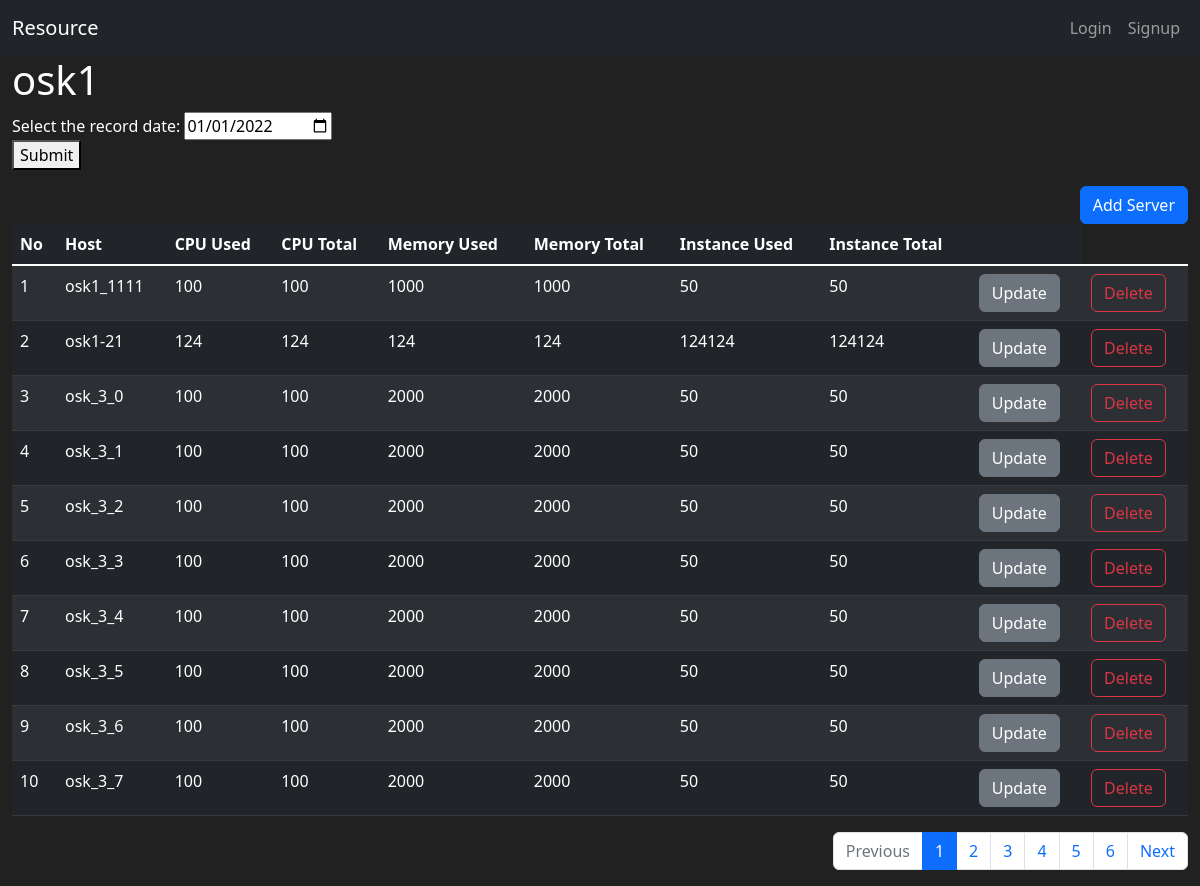
Screenshot of /region/2/ with the database file from the repository.
### resource/models.py (models this page shows, shortened)
class Region(db.Model):
    id = db.Column(db.Integer, primary_key=True)
    name = db.Column(db.String(100), nullable=False, unique=True)

class Server(db.Model):
    id = db.Column(db.Integer, primary_key=True)
    region_id = db.Column(db.Integer(), db.ForeignKey(
        'region.id'))
    region = db.relationship('Region', backref=db.backref(
        'servers', cascade='all, delete-orphan'))
    host = db.Column(db.String(100), nullable=False, unique=True)
    cpu = db.Column(db.Integer(), nullable=False)
    memory = db.Column(db.Integer(), nullable=False)
    instance = db.Column(db.Integer(), nullable=False)

### resource/views/region_views.py (the view)
@bp.route('/<int:region_id>/', methods=('GET', 'POST'))
def detail(region_id):
    regions = Region.query.all()
    region = Region.query.get_or_404(region_id)
    page = request.args.get('page', type=int, default=1)
    servers = Server.query.filter_by(region_id=region_id)
    servers = servers.paginate(page, per_page=10)
    return render_template('region/region_detail.html', regions=regions, region=region, servers=servers)

### resource/views/auth_views.py (called while the page is built)
@bp.before_app_request
def load_logged_in_user():
    user_id = session.get('user_id')
    if user_id is None:
        g.user = None
    else:
        g.user = User.query.get(user_id)

### resource/templates/region/region_detail.html (shortened to what this page needs)
{% extends "base.html" %}
{% block content %}
<div class="container-fluid">
    <h1>{{ region.name }}</h1>
    <form>
        <label for="date">Select the record date:
          <input type="date" id="date" name="date" value="2022-01-01">
        </label>
        <p>
          <button>Submit</button>
        </p>
      </form>
    <div class="d-grid gap-2 d-md-flex justify-content-md-end">
        <a class="btn btn-primary" href="{{ url_for('server.create', region_id=region.id) }}" role="button">Add Server</a>
    </div>
    <table class="table table-hover table-striped table-dark">
        <thead>
        <tr>
            <th scope="col">No</th>
            <th scope="col">Host</th>
            <th scope="col">CPU Used</th>
            <th scope="col">CPU Total</th>
            <th scope="col">Memory Used</th>
            <th scope="col">Memory Total</th>
            <th scope="col">Instance Used</th>
            <th scope="col">Instance Total</th>
            <th scope="col"></th>
        </tr>
        </thead>
        <tbody class="table-group-divider">
            {% for server in servers.items %}
        <tr>
            <td>{{ ((servers.page-1) * servers.per_page) + loop.index }}</td>
            <td>{{ server.host }}</td>
            <td>{{ server.cpu }}</td>
            <td>{{ server.cpu }}</td>
            <td>{{ server.memory }}</td>
            <td>{{ server.memory }}</td>
            <td>{{ server.instance }}</td>
            <td>{{ server.instance }}</td>
            <td>
                <a class="btn btn-secondary" href="{{ url_for('server.update', server_id=server.id) }}" role="button">Update</a>
            </td>
            <td>
                <button class="btn btn-outline-danger" type="button" data-bs-toggle="modal" data-bs-target="#modal_delete_server-{{ server.id }}">Delete</button>
            </td>
        </tr>
        {% endfor %}
        </tbody>
    </table>
    <ul class="pagination justify-content-end">
        {% if servers.has_prev %}
            <li class="page-item">
                <a class="page-link" href="?page={{ servers.prev_num }}">prev</a>
            </li>
        {% else %}
            <li class="page-item disabled">
                <a class="page-link" tabindex="-1" aria-disabled="true" href="javascript:void(0)">Previous</a>
            </li>
        {% endif %}
        {% for page_num in servers.iter_pages() %}
            {% if page_num %}
                {% if page_num != servers.page %}
                    <li class="page-item">
                        <a class="page-link" href="?page={{ page_num }}">{{ page_num }}</a>
                    </li>
                {% else %}
                    <li class="page-item active" aria-current="page">
                        <a class="page-link" href="javascript:void(0)">{{ page_num }}</a>
                    </li>
                {% endif %}
            {% else %}
                <li class="disabled">
                    <a class="page-link" href="javascript:void(0)">...</a>
                </li>
            {% endif %}
        {% endfor %}
        {% if servers.has_next %}
            <li class="page-item">
                <a class="page-link" href="?page={{ servers.next_num }}">Next</a>
            </li>
        {% else %}
            <li class="page-item disabled">
                <a class="page-link" tabindex="-1" aria-disabled="true" href="javascript:void(0)">Next</a>
            </li>
        {% endif %}
    </ul>
</div>
{% endblock %}

### resource/templates/base.html (style rules this page uses)
body { background-color: #212121; color: white }

### rows the page displays
Region: name "osk1"
Server: page "1", host "osk1_1111", cpu "100", memory "1000", instance "50"
Server: ((servers.page-1)*servers.per_page)+loop.index "2", host "osk1-21", cpu "124", memory "124", instance "124124"
Server: page "3", host "osk_3_0", cpu "100", memory "2000", instance "50"
Server: page "4", host "osk_3_1", cpu "100", memory "2000", instance "50"
Server: page "5", host "osk_3_2", cpu "100", memory "2000", instance "50"
Server: page "6", host "osk_3_3", cpu "100", memory "2000", instance "50"
Server: page "7", host "osk_3_4", cpu "100", memory "2000", instance "50"
Server: page "8", host "osk_3_5", cpu "100", memory "2000", instance "50"
Server: page "9", host "osk_3_6", cpu "100", memory "2000", instance "50"
Server: page "10", host "osk_3_7", cpu "100", memory "2000", instance "50"

### other values shown
{{ page_num }} "1"
{{ page_num }} "2" "3" "4" "5" "6"
